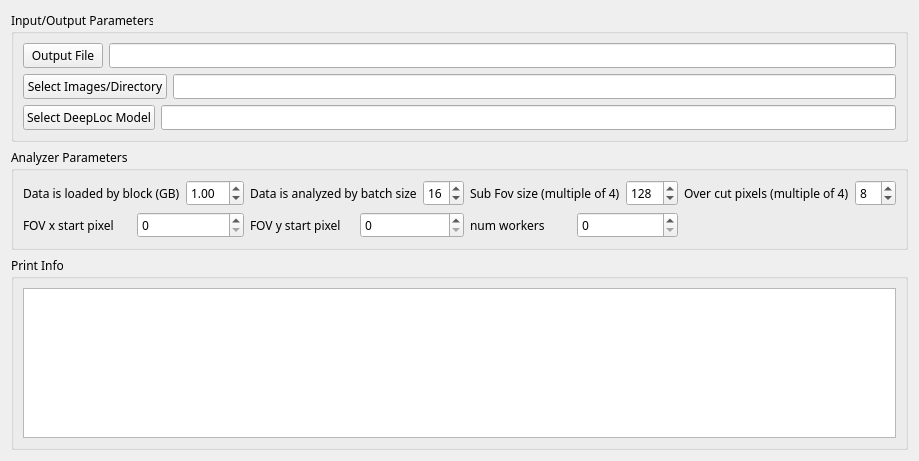
<?xml version="1.0" encoding="UTF-8"?>
<ui version="4.0">
 <class>DeepLoc_Analyzer</class>
 <widget class="QWidget" name="DeepLoc_Analyzer">
  <property name="geometry">
   <rect>
    <x>0</x>
    <y>0</y>
    <width>919</width>
    <height>461</height>
   </rect>
  </property>
  <property name="windowTitle">
   <string>Form</string>
  </property>
  <layout class="QVBoxLayout" name="verticalLayout_2">
   <item>
    <widget class="QGroupBox" name="Input_output_gb">
     <property name="font">
      <font>
       <family>Arial Rounded MT Bold</family>
      </font>
     </property>
     <property name="title">
      <string>Input/Output Parameters</string>
     </property>
     <layout class="QHBoxLayout" name="horizontalLayout_12">
      <item>
       <layout class="QVBoxLayout" name="verticalLayout">
        <item>
         <layout class="QHBoxLayout" name="horizontalLayout_11">
          <item>
           <widget class="QPushButton" name="select_output_bt">
            <property name="font">
             <font>
              <family>Arial Rounded MT Bold</family>
             </font>
            </property>
            <property name="text">
             <string>Output File</string>
            </property>
           </widget>
          </item>
          <item>
           <widget class="QLineEdit" name="output_path_le"/>
          </item>
         </layout>
        </item>
        <item>
         <layout class="QHBoxLayout" name="horizontalLayout_10">
          <item>
           <widget class="QPushButton" name="select_image_bt">
            <property name="font">
             <font>
              <family>Arial Rounded MT Bold</family>
             </font>
            </property>
            <property name="text">
             <string>Select Images/Directory</string>
            </property>
           </widget>
          </item>
          <item>
           <widget class="QLineEdit" name="image_path_le"/>
          </item>
         </layout>
        </item>
        <item>
         <layout class="QHBoxLayout" name="horizontalLayout_9">
          <item>
           <widget class="QPushButton" name="select_model_bt">
            <property name="font">
             <font>
              <family>Arial Rounded MT Bold</family>
             </font>
            </property>
            <property name="text">
             <string>Select DeepLoc Model</string>
            </property>
           </widget>
          </item>
          <item>
           <widget class="QLineEdit" name="model_path_le"/>
          </item>
         </layout>
        </item>
       </layout>
      </item>
     </layout>
    </widget>
   </item>
   <item>
    <widget class="QGroupBox" name="analyzer_param_gb">
     <property name="font">
      <font>
       <family>Arial Rounded MT Bold</family>
      </font>
     </property>
     <property name="title">
      <string>Analyzer Parameters</string>
     </property>
     <layout class="QGridLayout" name="gridLayout">
      <item row="0" column="0">
       <layout class="QHBoxLayout" name="horizontalLayout">
        <item>
         <widget class="QLabel" name="time_block_gb_l">
          <property name="text">
           <string>Data is loaded by block (GB)</string>
          </property>
         </widget>
        </item>
        <item>
         <widget class="QDoubleSpinBox" name="time_block_gb_sb">
          <property name="singleStep">
           <double>0.100000000000000</double>
          </property>
          <property name="value">
           <double>1.000000000000000</double>
          </property>
         </widget>
        </item>
       </layout>
      </item>
      <item row="1" column="1">
       <layout class="QHBoxLayout" name="horizontalLayout_8">
        <item>
         <widget class="QLabel" name="fov_start_y_l">
          <property name="text">
           <string>FOV y start pixel</string>
          </property>
         </widget>
        </item>
        <item>
         <widget class="QSpinBox" name="fov_start_y_sb">
          <property name="maximum">
           <number>999999999</number>
          </property>
          <property name="singleStep">
           <number>1</number>
          </property>
          <property name="value">
           <number>0</number>
          </property>
         </widget>
        </item>
       </layout>
      </item>
      <item row="1" column="2">
       <layout class="QHBoxLayout" name="horizontalLayout_6">
        <item>
         <widget class="QLabel" name="num_workers_l">
          <property name="text">
           <string>num workers</string>
          </property>
         </widget>
        </item>
        <item>
         <widget class="QSpinBox" name="num_workers_sb">
          <property name="maximum">
           <number>64</number>
          </property>
          <property name="singleStep">
           <number>1</number>
          </property>
          <property name="value">
           <number>0</number>
          </property>
         </widget>
        </item>
       </layout>
      </item>
      <item row="0" column="3">
       <layout class="QHBoxLayout" name="horizontalLayout_4">
        <item>
         <widget class="QLabel" name="over_cut_l">
          <property name="text">
           <string>Over cut pixels (multiple of 4)</string>
          </property>
         </widget>
        </item>
        <item>
         <widget class="QSpinBox" name="over_cut_sb">
          <property name="maximum">
           <number>64</number>
          </property>
          <property name="singleStep">
           <number>4</number>
          </property>
          <property name="value">
           <number>8</number>
          </property>
         </widget>
        </item>
       </layout>
      </item>
      <item row="0" column="2">
       <layout class="QHBoxLayout" name="horizontalLayout_3">
        <item>
         <widget class="QLabel" name="sub_fov_size_l">
          <property name="text">
           <string>Sub Fov size (multiple of 4)</string>
          </property>
         </widget>
        </item>
        <item>
         <widget class="QSpinBox" name="sub_fov_size_sb">
          <property name="maximum">
           <number>999</number>
          </property>
          <property name="singleStep">
           <number>4</number>
          </property>
          <property name="value">
           <number>128</number>
          </property>
         </widget>
        </item>
       </layout>
      </item>
      <item row="0" column="1">
       <layout class="QHBoxLayout" name="horizontalLayout_2">
        <item>
         <widget class="QLabel" name="batch_size_l">
          <property name="text">
           <string>Data is analyzed by batch size</string>
          </property>
         </widget>
        </item>
        <item>
         <widget class="QSpinBox" name="batch_size_sb">
          <property name="value">
           <number>16</number>
          </property>
         </widget>
        </item>
       </layout>
      </item>
      <item row="1" column="0">
       <layout class="QHBoxLayout" name="horizontalLayout_7">
        <item>
         <widget class="QLabel" name="fov_start_x_l">
          <property name="text">
           <string>FOV x start pixel</string>
          </property>
         </widget>
        </item>
        <item>
         <widget class="QSpinBox" name="fov_start_x_sb">
          <property name="maximum">
           <number>999999999</number>
          </property>
          <property name="singleStep">
           <number>1</number>
          </property>
          <property name="value">
           <number>0</number>
          </property>
         </widget>
        </item>
       </layout>
      </item>
     </layout>
    </widget>
   </item>
   <item>
    <widget class="QGroupBox" name="Display_gb">
     <property name="font">
      <font>
       <family>Arial Rounded MT Bold</family>
      </font>
     </property>
     <property name="title">
      <string>Print Info</string>
     </property>
     <layout class="QHBoxLayout" name="horizontalLayout_13">
      <item>
       <widget class="QTextBrowser" name="textBrowser"/>
      </item>
     </layout>
    </widget>
   </item>
  </layout>
 </widget>
 <resources/>
 <connections/>
</ui>
